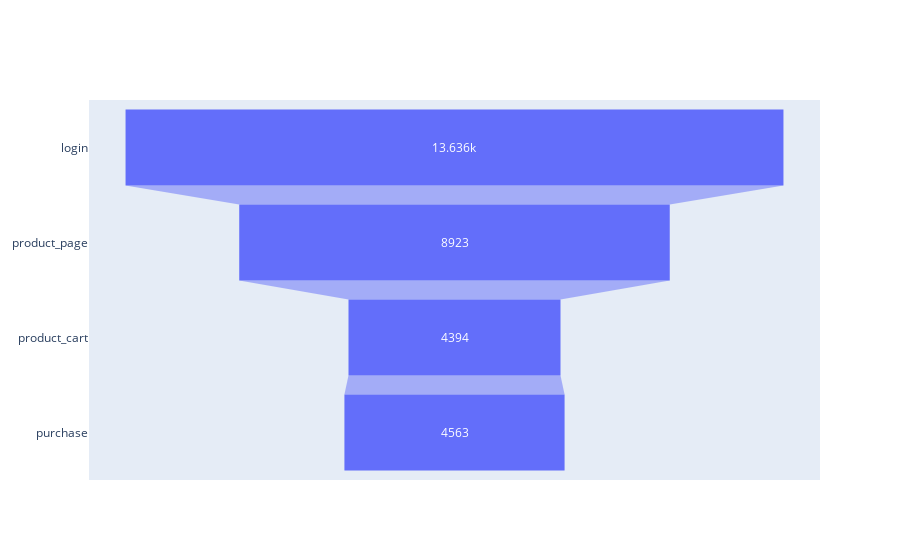

This figure's notebook cell:
### Markdown cell above
Ahora procederemos a procesar gráficamente los resultados obtenidos.

### Code cell
# Almacenar los resultados en un nuevo DataFrame para el embudo de eventos:
events_funnel = pd.DataFrame({'event': events_sequence, 'users': user_counts})
display(events_funnel)

# Gráfico de funnel:
fig = go.Figure(go.Funnel(
    y = events_sequence,
    x = events_funnel['users']
    ))
fig.show()

### Figure 1 — Plotly figure (JSON) as saved in the notebook; plotly's stock layout.template omitted (floating-point values rounded to 4 significant figures)
{"data": [{"type": "funnel", "x": [13636, 8923, 4394, 4563], "y": ["login", "product_page", "product_cart", "purchase"]}], "layout": {}}
